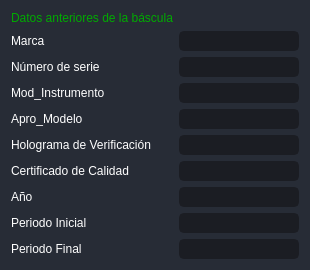
                    <widget class="QFrame" name="frame_4">
                     <property name="styleSheet">
                      <string notr="true">background-color: rgb(39, 44, 54);
border-radius: 5px;</string>
                     </property>
                     <property name="frameShape">
                      <enum>QFrame::StyledPanel</enum>
                     </property>
                     <property name="frameShadow">
                      <enum>QFrame::Raised</enum>
                     </property>
                     <layout class="QVBoxLayout" name="verticalLayout_8">
                      <item>
                       <layout class="QFormLayout" name="formLayout_3">
                        <item row="1" column="0">
                         <widget class="QLabel" name="label_9">
                          <property name="styleSheet">
                           <string notr="true">font: 75 12pt &quot;MS Shell Dlg 2&quot;;
color: rgb(255, 255, 255);</string>
                          </property>
                          <property name="text">
                           <string>Marca</string>
                          </property>
                         </widget>
                        </item>
                        <item row="1" column="1">
                         <widget class="QLineEdit" name="aline_Marca">
                          <property name="styleSheet">
                           <string notr="true">QLineEdit {
	background-color: rgb(27, 29, 35);
	border-radius: 5px;
	border: 2px solid rgb(27, 29, 35);
	padding-left: 10px;
	font: 75 12pt &quot;MS Shell Dlg 2&quot;;
	color: rgb(255, 255, 255);
}
QLineEdit:hover {
	border: 2px solid rgb(64, 71, 88);
}
QLineEdit:focus {
	border: 2px solid rgb(91, 101, 124);
}</string>
                          </property>
                          <property name="readOnly">
                           <bool>true</bool>
                          </property>
                         </widget>
                        </item>
                        <item row="2" column="0">
                         <widget class="QLabel" name="label_10">
                          <property name="styleSheet">
                           <string notr="true">font: 75 12pt &quot;MS Shell Dlg 2&quot;;
color: rgb(255, 255, 255);</string>
                          </property>
                          <property name="text">
                           <string>Número de serie</string>
                          </property>
                         </widget>
                        </item>
                        <item row="2" column="1">
                         <widget class="QLineEdit" name="aline_Serie">
                          <property name="styleSheet">
                           <string notr="true">QLineEdit {
	background-color: rgb(27, 29, 35);
	border-radius: 5px;
	border: 2px solid rgb(27, 29, 35);
	padding-left: 10px;
	font: 75 12pt &quot;MS Shell Dlg 2&quot;;
	color: rgb(255, 255, 255);
}
QLineEdit:hover {
	border: 2px solid rgb(64, 71, 88);
}
QLineEdit:focus {
	border: 2px solid rgb(91, 101, 124);
}</string>
                          </property>
                          <property name="readOnly">
                           <bool>true</bool>
                          </property>
                         </widget>
                        </item>
                        <item row="3" column="0">
                         <widget class="QLabel" name="label_13">
                          <property name="styleSheet">
                           <string notr="true">font: 75 12pt &quot;MS Shell Dlg 2&quot;;
color: rgb(255, 255, 255);</string>
                          </property>
                          <property name="text">
                           <string>Mod_Instrumento</string>
                          </property>
                         </widget>
                        </item>
                        <item row="3" column="1">
                         <widget class="QLineEdit" name="aline_Instrumento">
                          <property name="styleSheet">
                           <string notr="true">QLineEdit {
	background-color: rgb(27, 29, 35);
	border-radius: 5px;
	border: 2px solid rgb(27, 29, 35);
	padding-left: 10px;
	font: 75 12pt &quot;MS Shell Dlg 2&quot;;
	color: rgb(255, 255, 255);
}
QLineEdit:hover {
	border: 2px solid rgb(64, 71, 88);
}
QLineEdit:focus {
	border: 2px solid rgb(91, 101, 124);
}</string>
                          </property>
                          <property name="readOnly">
                           <bool>true</bool>
                          </property>
                         </widget>
                        </item>
                        <item row="4" column="0">
                         <widget class="QLabel" name="label_14">
                          <property name="styleSheet">
                           <string notr="true">font: 75 12pt &quot;MS Shell Dlg 2&quot;;
color: rgb(255, 255, 255);</string>
                          </property>
                          <property name="text">
                           <string>Apro_Modelo</string>
                          </property>
                         </widget>
                        </item>
                        <item row="4" column="1">
                         <widget class="QLineEdit" name="aline_Modelo">
                          <property name="styleSheet">
                           <string notr="true">QLineEdit {
	background-color: rgb(27, 29, 35);
	border-radius: 5px;
	border: 2px solid rgb(27, 29, 35);
	padding-left: 10px;
	font: 75 12pt &quot;MS Shell Dlg 2&quot;;
	color: rgb(255, 255, 255);
}
QLineEdit:hover {
	border: 2px solid rgb(64, 71, 88);
}
QLineEdit:focus {
	border: 2px solid rgb(91, 101, 124);
}</string>
                          </property>
                          <property name="readOnly">
                           <bool>true</bool>
                          </property>
                         </widget>
                        </item>
                        <item row="5" column="0">
                         <widget class="QLabel" name="label_15">
                          <property name="styleSheet">
                           <string notr="true">font: 75 12pt &quot;MS Shell Dlg 2&quot;;
color: rgb(255, 255, 255);</string>
                          </property>
                          <property name="text">
                           <string>Holograma de Verificación</string>
                          </property>
                         </widget>
                        </item>
                        <item row="5" column="1">
                         <widget class="QLineEdit" name="aline_Holograma">
                          <property name="styleSheet">
                           <string notr="true">QLineEdit {
	background-color: rgb(27, 29, 35);
	border-radius: 5px;
	border: 2px solid rgb(27, 29, 35);
	padding-left: 10px;
	font: 75 12pt &quot;MS Shell Dlg 2&quot;;
	color: rgb(255, 255, 255);
}
QLineEdit:hover {
	border: 2px solid rgb(64, 71, 88);
}
QLineEdit:focus {
	border: 2px solid rgb(91, 101, 124);
}</string>
                          </property>
                          <property name="readOnly">
                           <bool>true</bool>
                          </property>
                         </widget>
                        </item>
                        <item row="6" column="0">
                         <widget class="QLabel" name="label_16">
                          <property name="styleSheet">
                           <string notr="true">font: 75 12pt &quot;MS Shell Dlg 2&quot;;
color: rgb(255, 255, 255);</string>
                          </property>
                          <property name="text">
                           <string>Certificado de Calidad</string>
                          </property>
                         </widget>
                        </item>
                        <item row="6" column="1">
                         <widget class="QLineEdit" name="aline_Certificado">
                          <property name="styleSheet">
                           <string notr="true">QLineEdit {
	background-color: rgb(27, 29, 35);
	border-radius: 5px;
	border: 2px solid rgb(27, 29, 35);
	padding-left: 10px;
	font: 75 12pt &quot;MS Shell Dlg 2&quot;;
	color: rgb(255, 255, 255);
}
QLineEdit:hover {
	border: 2px solid rgb(64, 71, 88);
}
QLineEdit:focus {
	border: 2px solid rgb(91, 101, 124);
}</string>
                          </property>
                          <property name="readOnly">
                           <bool>true</bool>
                          </property>
                         </widget>
                        </item>
                        <item row="7" column="0">
                         <widget class="QLabel" name="label_17">
                          <property name="styleSheet">
                           <string notr="true">font: 75 12pt &quot;MS Shell Dlg 2&quot;;
color: rgb(255, 255, 255);</string>
                          </property>
                          <property name="text">
                           <string>Año</string>
                          </property>
                         </widget>
                        </item>
                        <item row="7" column="1">
                         <widget class="QLineEdit" name="aline_Anio">
                          <property name="styleSheet">
                           <string notr="true">QLineEdit {
	background-color: rgb(27, 29, 35);
	border-radius: 5px;
	border: 2px solid rgb(27, 29, 35);
	padding-left: 10px;
	font: 75 12pt &quot;MS Shell Dlg 2&quot;;
	color: rgb(255, 255, 255);
}
QLineEdit:hover {
	border: 2px solid rgb(64, 71, 88);
}
QLineEdit:focus {
	border: 2px solid rgb(91, 101, 124);
}</string>
                          </property>
                          <property name="readOnly">
                           <bool>true</bool>
                          </property>
                         </widget>
                        </item>
                        <item row="8" column="0">
                         <widget class="QLabel" name="label_18">
                          <property name="styleSheet">
                           <string notr="true">font: 75 12pt &quot;MS Shell Dlg 2&quot;;
color: rgb(255, 255, 255);</string>
                          </property>
                          <property name="text">
                           <string>Periodo Inicial</string>
                          </property>
                         </widget>
                        </item>
                        <item row="8" column="1">
                         <widget class="QLineEdit" name="aline_pinial">
                          <property name="styleSheet">
                           <string notr="true">QLineEdit {
	background-color: rgb(27, 29, 35);
	border-radius: 5px;
	border: 2px solid rgb(27, 29, 35);
	padding-left: 10px;
	font: 75 12pt &quot;MS Shell Dlg 2&quot;;
	color: rgb(255, 255, 255);
}
QLineEdit:hover {
	border: 2px solid rgb(64, 71, 88);
}
QLineEdit:focus {
	border: 2px solid rgb(91, 101, 124);
}</string>
                          </property>
                          <property name="readOnly">
                           <bool>true</bool>
                          </property>
                         </widget>
                        </item>
                        <item row="9" column="0">
                         <widget class="QLabel" name="label_19">
                          <property name="styleSheet">
                           <string notr="true">font: 75 12pt &quot;MS Shell Dlg 2&quot;;
color: rgb(255, 255, 255);</string>
                          </property>
                          <property name="text">
                           <string>Periodo Final</string>
                          </property>
                         </widget>
                        </item>
                        <item row="9" column="1">
                         <widget class="QLineEdit" name="aline_pfinal">
                          <property name="styleSheet">
                           <string notr="true">QLineEdit {
	background-color: rgb(27, 29, 35);
	border-radius: 5px;
	border: 2px solid rgb(27, 29, 35);
	padding-left: 10px;
	font: 75 12pt &quot;MS Shell Dlg 2&quot;;
	color: rgb(255, 255, 255);
}
QLineEdit:hover {
	border: 2px solid rgb(64, 71, 88);
}
QLineEdit:focus {
	border: 2px solid rgb(91, 101, 124);
}</string>
                          </property>
                          <property name="readOnly">
                           <bool>true</bool>
                          </property>
                         </widget>
                        </item>
                        <item row="0" column="0">
                         <widget class="QLabel" name="label_22">
                          <property name="styleSheet">
                           <string notr="true">font: 75 16pt &quot;MS Shell Dlg 2&quot;;
color: rgb(0, 170, 0);</string>
                          </property>
                          <property name="text">
                           <string>Datos anteriores de la báscula</string>
                          </property>
                         </widget>
                        </item>
                       </layout>
                      </item>
                     </layout>
                    </widget>
